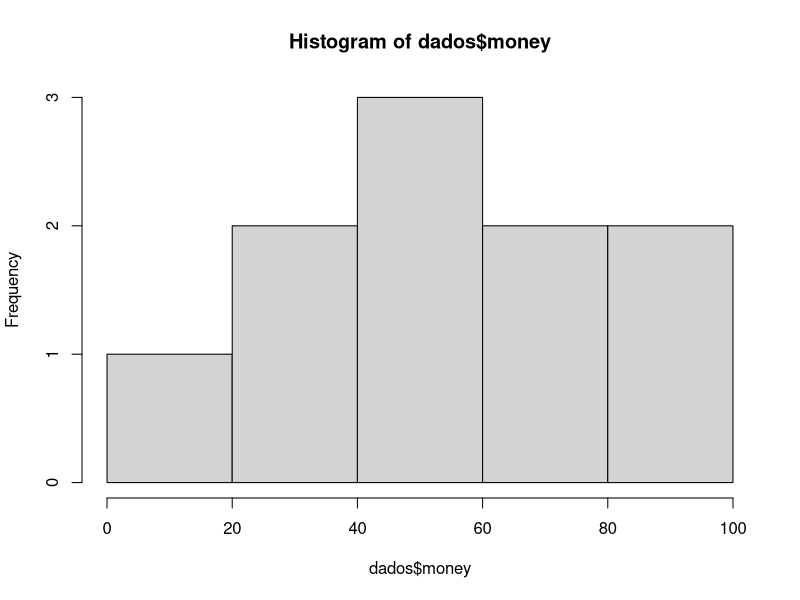
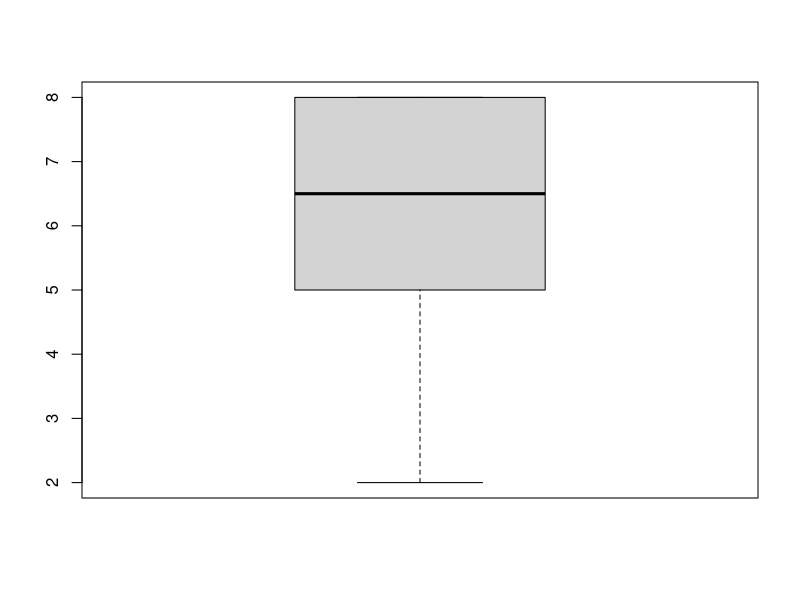
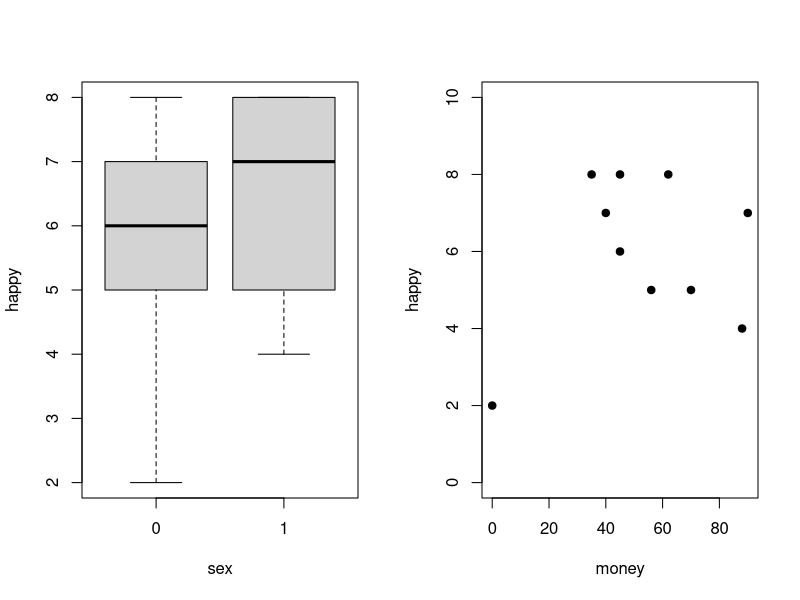

Recreate these plots in R, in order.
## ---- chunk 1
knitr::opts_chunk$set(echo = TRUE)
require(psych)
require(knitr)
require(mvtnorm)
require(ggplot2)
## ---- chunk 2
set.seed(9565677)
## ---- chunk 3
happy<-read.csv2("happy.csv", sep=";", header=TRUE)
ind <- sample(nrow(happy),size=10,replace = FALSE)
dados <- happy[ind,]
## ---- chunk 4
knitr::kable(dados, caption = "Dados da amostra", booktabs = TRUE, digits = 2,row.names=FALSE)

## ---- chunk 5
tabela <- table(dados$work)
tabela <- cbind(tabela,tabela/10)
knitr::kable(tabela,col.names=c("work","f","fr"))
## ---- chunk 6
hist(dados$money)

## ---- chunk 7
mean(dados$money)
mean(dados$happy)
## ---- chunk 8
sd(dados$happy)/mean(dados$happy)
sd(dados$money)/mean(dados$money)
## ---- chunk 9
boxplot(dados$happy)
summary(dados$happy)
## ---- chunk 10
require(Epi)
stat.table(index=list(love,sex),list(N=count(),percent(love,sex)),data=dados)
## ---- chunk 11
par(mfrow=c(1,2))
boxplot(happy~sex, data=dados,
        main="", xlab="sex", ylab="happy")
plot(dados$money,dados$happy,  pch=19, 
     main="", ylab="happy", xlab="money",xlim=c(0,max(dados$money)), ylim=c(0,10))
#abline(lm(dados$happy~dados$money), col="red", lwd=2)
## ---- chunk 12
chisq.test(table(dados$love,dados$sex))
